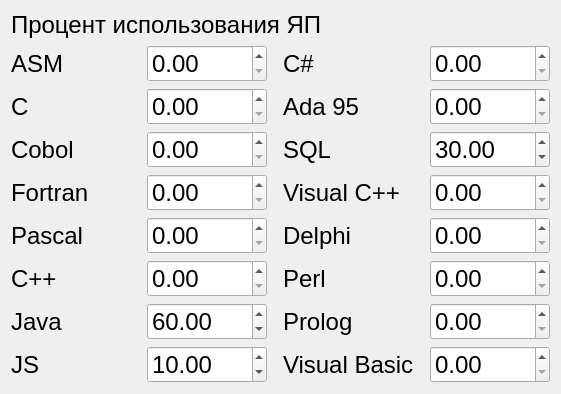
       <widget class="QWidget" name="layoutWidget">
        <property name="geometry">
         <rect>
          <x>550</x>
          <y>320</y>
          <width>561</width>
          <height>374</height>
         </rect>
        </property>
        <layout class="QGridLayout" name="gridLayout_7">
         <property name="horizontalSpacing">
          <number>16</number>
         </property>
         <item row="6" column="0">
          <widget class="QLabel" name="label_36">
           <property name="font">
            <font>
             <family>Ubuntu</family>
             <pointsize>18</pointsize>
            </font>
           </property>
           <property name="text">
            <string>C++</string>
           </property>
          </widget>
         </item>
         <item row="1" column="0">
          <widget class="QLabel" name="label_31">
           <property name="font">
            <font>
             <family>Ubuntu</family>
             <pointsize>18</pointsize>
            </font>
           </property>
           <property name="text">
            <string>ASM</string>
           </property>
          </widget>
         </item>
         <item row="5" column="3">
          <widget class="QDoubleSpinBox" name="DelphiEdit">
           <property name="font">
            <font>
             <family>Ubuntu</family>
             <pointsize>18</pointsize>
            </font>
           </property>
           <property name="maximum">
            <double>100.000000000000000</double>
           </property>
          </widget>
         </item>
         <item row="6" column="2">
          <widget class="QLabel" name="label_39">
           <property name="font">
            <font>
             <family>Ubuntu</family>
             <pointsize>18</pointsize>
            </font>
           </property>
           <property name="text">
            <string>Perl</string>
           </property>
          </widget>
         </item>
         <item row="4" column="3">
          <widget class="QDoubleSpinBox" name="VCPPEdit">
           <property name="font">
            <font>
             <family>Ubuntu</family>
             <pointsize>18</pointsize>
            </font>
           </property>
           <property name="maximum">
            <double>100.000000000000000</double>
           </property>
          </widget>
         </item>
         <item row="8" column="3">
          <widget class="QDoubleSpinBox" name="BasicEdit">
           <property name="font">
            <font>
             <family>Ubuntu</family>
             <pointsize>18</pointsize>
            </font>
           </property>
           <property name="maximum">
            <double>100.000000000000000</double>
           </property>
           <property name="value">
            <double>0.000000000000000</double>
           </property>
          </widget>
         </item>
         <item row="2" column="3">
          <widget class="QDoubleSpinBox" name="AdaEdit">
           <property name="font">
            <font>
             <family>Ubuntu</family>
             <pointsize>18</pointsize>
            </font>
           </property>
           <property name="maximum">
            <double>100.000000000000000</double>
           </property>
          </widget>
         </item>
         <item row="7" column="3">
          <widget class="QDoubleSpinBox" name="PrologEdit">
           <property name="font">
            <font>
             <family>Ubuntu</family>
             <pointsize>18</pointsize>
            </font>
           </property>
           <property name="maximum">
            <double>100.000000000000000</double>
           </property>
          </widget>
         </item>
         <item row="3" column="0">
          <widget class="QLabel" name="label_33">
           <property name="font">
            <font>
             <family>Ubuntu</family>
             <pointsize>18</pointsize>
            </font>
           </property>
           <property name="text">
            <string>Cobol</string>
           </property>
          </widget>
         </item>
         <item row="7" column="2">
          <widget class="QLabel" name="label_38">
           <property name="font">
            <font>
             <family>Ubuntu</family>
             <pointsize>18</pointsize>
            </font>
           </property>
           <property name="text">
            <string>Prolog</string>
           </property>
          </widget>
         </item>
         <item row="8" column="0">
          <widget class="QLabel" name="label_48">
           <property name="font">
            <font>
             <family>Ubuntu</family>
             <pointsize>18</pointsize>
            </font>
           </property>
           <property name="text">
            <string>JS</string>
           </property>
          </widget>
         </item>
         <item row="7" column="0">
          <widget class="QLabel" name="label_37">
           <property name="font">
            <font>
             <family>Ubuntu</family>
             <pointsize>18</pointsize>
            </font>
           </property>
           <property name="text">
            <string>Java</string>
           </property>
          </widget>
         </item>
         <item row="2" column="0">
          <widget class="QLabel" name="label_32">
           <property name="font">
            <font>
             <family>Ubuntu</family>
             <pointsize>18</pointsize>
            </font>
           </property>
           <property name="text">
            <string>C</string>
           </property>
          </widget>
         </item>
         <item row="3" column="1">
          <widget class="QDoubleSpinBox" name="CobolEdit">
           <property name="font">
            <font>
             <family>Ubuntu</family>
             <pointsize>18</pointsize>
            </font>
           </property>
           <property name="maximum">
            <double>100.000000000000000</double>
           </property>
          </widget>
         </item>
         <item row="0" column="0" colspan="4">
          <widget class="QLabel" name="label_30">
           <property name="font">
            <font>
             <family>Ubuntu</family>
             <pointsize>18</pointsize>
            </font>
           </property>
           <property name="text">
            <string>Процент использования ЯП</string>
           </property>
          </widget>
         </item>
         <item row="1" column="1">
          <widget class="QDoubleSpinBox" name="ASMEdit">
           <property name="font">
            <font>
             <family>Ubuntu</family>
             <pointsize>18</pointsize>
            </font>
           </property>
           <property name="maximum">
            <double>100.000000000000000</double>
           </property>
          </widget>
         </item>
         <item row="2" column="1">
          <widget class="QDoubleSpinBox" name="CEdit">
           <property name="font">
            <font>
             <family>Ubuntu</family>
             <pointsize>18</pointsize>
            </font>
           </property>
           <property name="maximum">
            <double>100.000000000000000</double>
           </property>
           <property name="value">
            <double>0.000000000000000</double>
           </property>
          </widget>
         </item>
         <item row="5" column="1">
          <widget class="QDoubleSpinBox" name="PascalEdit">
           <property name="font">
            <font>
             <family>Ubuntu</family>
             <pointsize>18</pointsize>
            </font>
           </property>
           <property name="maximum">
            <double>100.000000000000000</double>
           </property>
          </widget>
         </item>
         <item row="8" column="2">
          <widget class="QLabel" name="label_49">
           <property name="font">
            <font>
             <family>Ubuntu</family>
             <pointsize>18</pointsize>
            </font>
           </property>
           <property name="text">
            <string>Visual Basic</string>
           </property>
          </widget>
         </item>
         <item row="3" column="3">
          <widget class="QDoubleSpinBox" name="SQLEdit">
           <property name="font">
            <font>
             <family>Ubuntu</family>
             <pointsize>18</pointsize>
            </font>
           </property>
           <property name="maximum">
            <double>100.000000000000000</double>
           </property>
           <property name="value">
            <double>30.000000000000000</double>
           </property>
          </widget>
         </item>
         <item row="7" column="1">
          <widget class="QDoubleSpinBox" name="JavaEdit">
           <property name="font">
            <font>
             <family>Ubuntu</family>
             <pointsize>18</pointsize>
            </font>
           </property>
           <property name="maximum">
            <double>100.000000000000000</double>
           </property>
           <property name="value">
            <double>60.000000000000000</double>
           </property>
          </widget>
         </item>
         <item row="1" column="3">
          <widget class="QDoubleSpinBox" name="CSharpEdit">
           <property name="font">
            <font>
             <family>Ubuntu</family>
             <pointsize>18</pointsize>
            </font>
           </property>
           <property name="maximum">
            <double>100.000000000000000</double>
           </property>
           <property name="value">
            <double>0.000000000000000</double>
           </property>
          </widget>
         </item>
         <item row="2" column="2">
          <widget class="QLabel" name="label_43">
           <property name="font">
            <font>
             <family>Ubuntu</family>
             <pointsize>18</pointsize>
            </font>
           </property>
           <property name="text">
            <string>Ada 95</string>
           </property>
          </widget>
         </item>
         <item row="6" column="1">
          <widget class="QDoubleSpinBox" name="CPPEdit">
           <property name="font">
            <font>
             <family>Ubuntu</family>
             <pointsize>18</pointsize>
            </font>
           </property>
           <property name="maximum">
            <double>100.000000000000000</double>
           </property>
          </widget>
         </item>
         <item row="4" column="2">
          <widget class="QLabel" name="label_41">
           <property name="font">
            <font>
             <family>Ubuntu</family>
             <pointsize>18</pointsize>
            </font>
           </property>
           <property name="text">
            <string>Visual C++</string>
           </property>
          </widget>
         </item>
         <item row="8" column="1">
          <widget class="QDoubleSpinBox" name="JSEdit">
           <property name="font">
            <font>
             <family>Ubuntu</family>
             <pointsize>18</pointsize>
            </font>
           </property>
           <property name="maximum">
            <double>100.000000000000000</double>
           </property>
           <property name="value">
            <double>10.000000000000000</double>
           </property>
          </widget>
         </item>
         <item row="4" column="1">
          <widget class="QDoubleSpinBox" name="FortranEdit">
           <property name="font">
            <font>
             <family>Ubuntu</family>
             <pointsize>18</pointsize>
            </font>
           </property>
           <property name="maximum">
            <double>100.000000000000000</double>
           </property>
          </widget>
         </item>
         <item row="6" column="3">
          <widget class="QDoubleSpinBox" name="PerlEdit">
           <property name="font">
            <font>
             <family>Ubuntu</family>
             <pointsize>18</pointsize>
            </font>
           </property>
           <property name="maximum">
            <double>100.000000000000000</double>
           </property>
          </widget>
         </item>
         <item row="4" column="0">
          <widget class="QLabel" name="label_34">
           <property name="font">
            <font>
             <family>Ubuntu</family>
             <pointsize>18</pointsize>
            </font>
           </property>
           <property name="text">
            <string>Fortran</string>
           </property>
          </widget>
         </item>
         <item row="5" column="0">
          <widget class="QLabel" name="label_35">
           <property name="font">
            <font>
             <family>Ubuntu</family>
             <pointsize>18</pointsize>
            </font>
           </property>
           <property name="text">
            <string>Pascal</string>
           </property>
          </widget>
         </item>
         <item row="3" column="2">
          <widget class="QLabel" name="label_42">
           <property name="font">
            <font>
             <family>Ubuntu</family>
             <pointsize>18</pointsize>
            </font>
           </property>
           <property name="text">
            <string>SQL</string>
           </property>
          </widget>
         </item>
         <item row="5" column="2">
          <widget class="QLabel" name="label_40">
           <property name="font">
            <font>
             <family>Ubuntu</family>
             <pointsize>18</pointsize>
            </font>
           </property>
           <property name="text">
            <string>Delphi</string>
           </property>
          </widget>
         </item>
         <item row="1" column="2">
          <widget class="QLabel" name="label_70">
           <property name="font">
            <font>
             <family>Ubuntu</family>
             <pointsize>18</pointsize>
            </font>
           </property>
           <property name="text">
            <string>C#</string>
           </property>
          </widget>
         </item>
        </layout>
       </widget>
